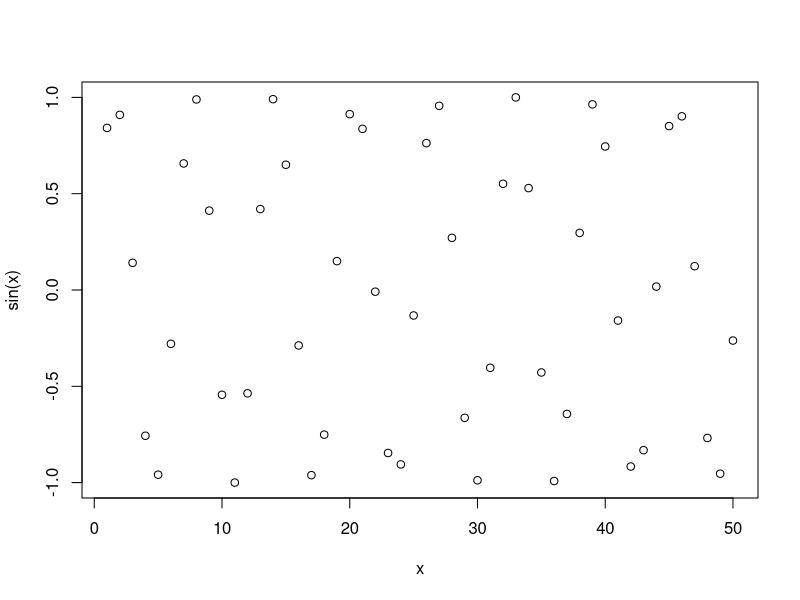
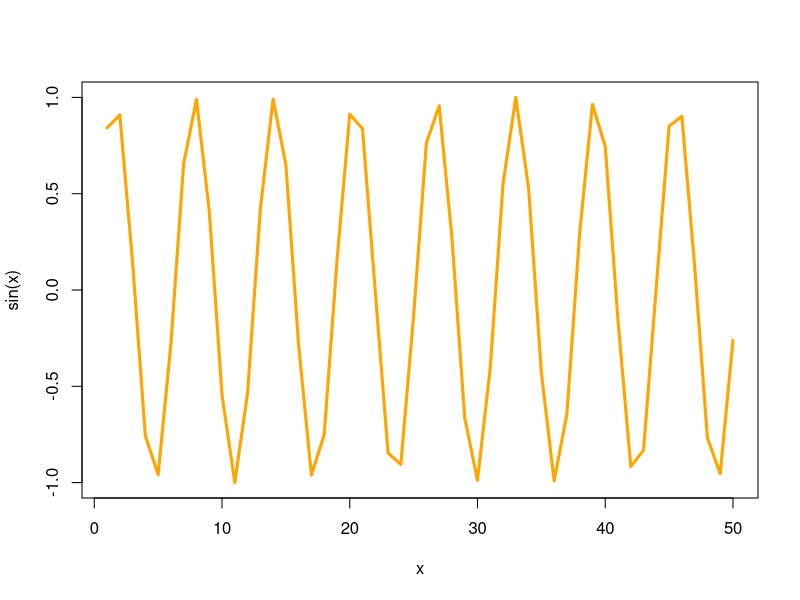

Reproduce these figures in R, in order.
#' ---
#' title: "Class 4: R Basics"
#' author: "Alana Barthel (PID:A16738319)"
#' date: "April 11th, 2024"
#' ---


# This is just a text file
x <- 1:50
plot(x, sin(x))
plot(x, sin(x), typ="l",col="orange", lwd=3)

